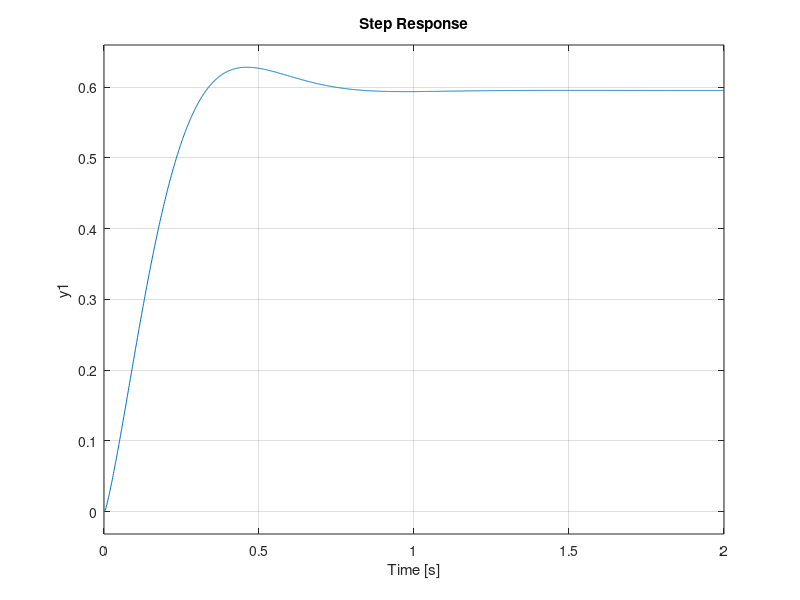

This figure's MATLAB source:

%%
sys1 = tf([1 23.76], [1 237.6])
sys2 = tf([29], [1 10 29])
sys = sys1 * sys2
rlocus(sys)

%%

sys = tf([425.633 23.76*425.633], [0.2*5 0.2*1238 0.2*14150 0.2*84942])

step(sys)